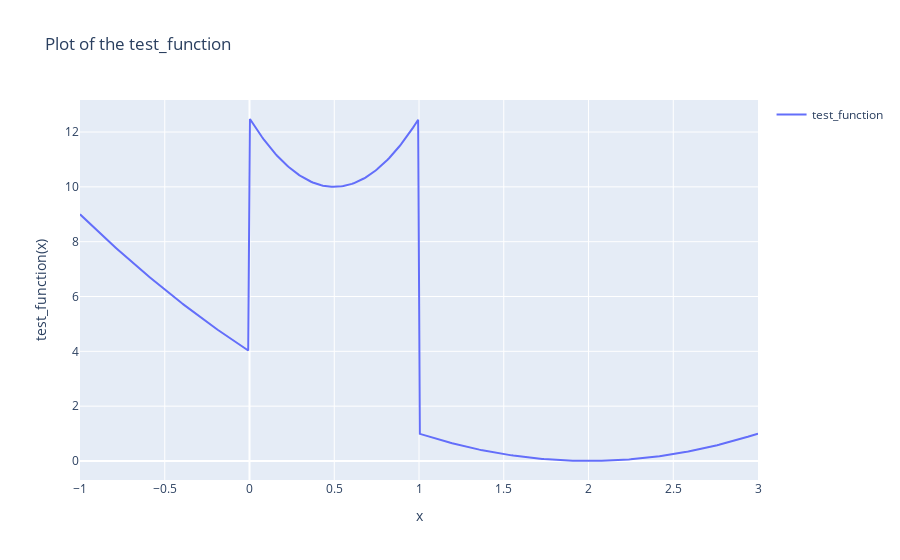

The notebook cell saved with this chart:
### Code cell
import plotly.graph_objects as go
import numpy as np

# Define the test function
def test_function(x):
    if 0 <= x <= 1:
        return 10 + 10 * (x - 0.5)**2  # High penalty within [0, 1]
    else:
        return (x - 2)**2  # Quadratic function with a minimum at x = 2

# Generate x values
x_values = np.linspace(-1, 3, 400)
y_values = [test_function(x) for x in x_values]

# Create the plot
fig = go.Figure()
fig.add_trace(go.Scatter(x=x_values, y=y_values, mode='lines', name='test_function'))

# Update layout
fig.update_layout(
    title="Plot of the test_function",
    xaxis_title="x",
    yaxis_title="test_function(x)",
    showlegend=True
)

# Show the plot
fig.show()

### Figure 1 — Plotly figure (JSON) as saved in the notebook; plotly's stock layout.template omitted (floating-point values rounded to 4 significant figures; data arrays with more than 128 entries replaced by an {"elided": "..."} marker saying what was removed)
{"data": [{"mode": "lines", "name": "test_function", "type": "scatter", "x": {"elided": "400 float values"}, "y": {"elided": "400 float values"}}], "layout": {"showlegend": true, "title": {"text": "Plot of the test_function"}, "xaxis": {"title": {"text": "x"}}, "yaxis": {"title": {"text": "test_function(x)"}}}}
